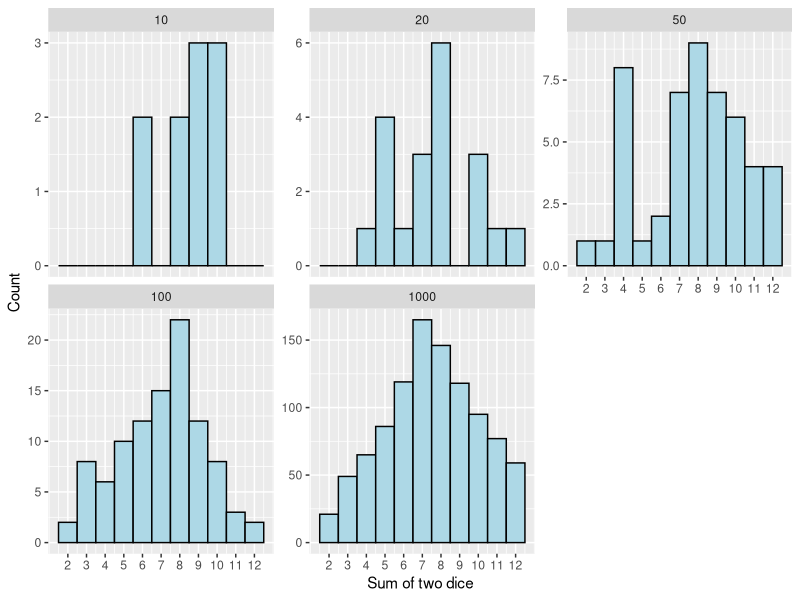
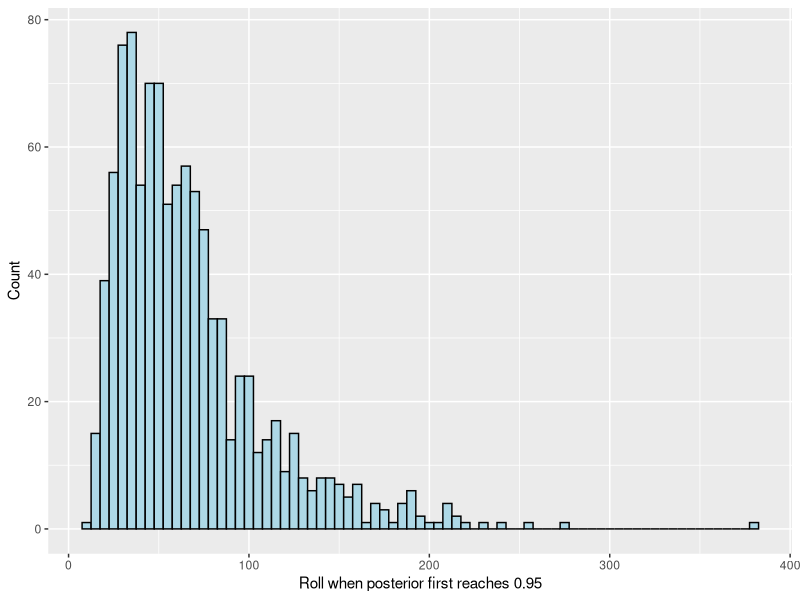

The R script that drew these images, in order:
## ---- chunk 1
#| message: false
library(tidyverse)
## ---- chunk 2
#| cache: true
throw_dice <- function(n, weights = rep(1/6, 6)) {
  die1 <- sample(1:6, size = n, replace = TRUE, prob = weights)
  die2 <- sample(1:6, size = n, replace = TRUE, prob = weights)
  die1 + die2
}
## ---- chunk 3
set.seed(10)

weights <- c(rep(0.75 / 5, 5), 0.25)

expand_grid(n = c(10, 20, 50, 100, 1000)) |>
  mutate(sum = map(n, ~ throw_dice(.x, weights = weights))) |>
  unnest(sum) |>
  ggplot(aes(x = sum)) +
  geom_histogram(binwidth = 1, color = "black", fill = "lightblue") +
  scale_x_continuous(breaks = 2:12) +
  facet_wrap(~ n, scales = "free_y") +
  labs(x = "Sum of two dice", y = "Count")
## ---- chunk 4
#| cache: true
fair <- c(1/6, 1/6, 1/6, 1/6, 1/6, 1/6)
loaded <- c(rep(0.75 / 5, 5), 0.25)

log_lr <- function(rolls) {
  log(loaded[rolls]) - log(fair[rolls])
}
## ---- chunk 5
set.seed(10)

stopping_times <- map_int(1:1000, function(i) {
  rolls <- sample(1:6, 10000, replace = TRUE, prob = c(0.14, 0.14, 0.14, 0.14, 0.14, 0.30))
  log_odds <- cumsum(log_lr(rolls))
  posterior <- 1 / (1 + exp(-log_odds))
  which(posterior >= 0.95)[1]
})

tibble(stopping_time = stopping_times) |>
  ggplot(aes(x = stopping_time)) +
  geom_histogram(binwidth = 5, color = "black", fill = "lightblue") +
  labs(x = "Roll when posterior first reaches 0.95", y = "Count")
